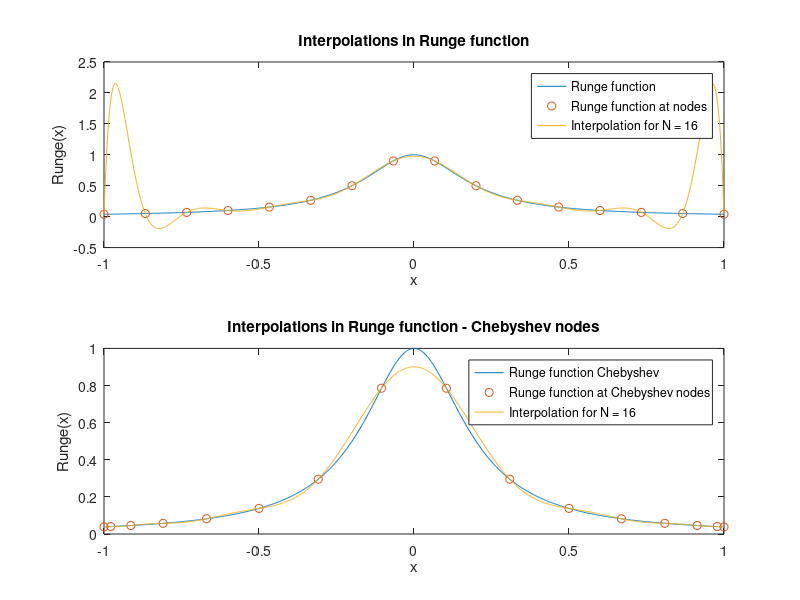

The MATLAB script that drew this image:
function [nodes_Chebyshev, V, V2, original_Runge, interpolated_Runge, interpolated_Runge_Chebyshev] = zadanie2()
% nodes_Chebyshev - wektor wierszowy zawierający N=16 węzłów Czebyszewa drugiego rodzaju
% V - macierz Vandermonde obliczona dla 16 węzłów interpolacji rozmieszczonych równomiernie w przedziale [-1,1]
% V2 - macierz Vandermonde obliczona dla węzłów interpolacji zdefiniowanych w wektorze nodes_Chebyshev
% original_Runge - wektor wierszowy zawierający wartości funkcji Runge dla wektora x_fine=linspace(-1, 1, 1000)
% interpolated_Runge - wektor wierszowy wartości funkcji interpolującej określonej dla równomiernie rozmieszczonych węzłów interpolacji
% interpolated_Runge_Chebyshev - wektor wierszowy wartości funkcji interpolującej wyznaczonej
%       przy zastosowaniu 16 węzłów Czebyszewa zawartych w nodes_Chebyshev 
N = 16;
x_fine = linspace(-1, 1, 1000);
nodes_Chebyshev = get_Chebyshev_nodes(N);
nodes_normal = linspace(-1,1,N);

V = vandermonde_matrix(N, nodes_normal);
V2 = vandermonde_matrix(N, nodes_Chebyshev);

original_Runge = runge_function(x_fine);
original_Runge = original_Runge';

runge_normal = runge_function(nodes_normal);
c_runge_normal = V \ runge_normal;
interpolated_Runge = polyval(flipud(c_runge_normal), x_fine);

runge_chebyshev = runge_function(nodes_Chebyshev);
c_runge_chebyshev = V2 \ runge_chebyshev;
interpolated_Runge_Chebyshev = polyval(flipud(c_runge_chebyshev), x_fine);

subplot(2,1,1);
plot(x_fine, original_Runge, 'DisplayName', 'Runge function');
hold on;
plot(nodes_normal, runge_normal, 'o', 'DisplayName', 'Runge function at nodes');
plot(x_fine, interpolated_Runge, 'DisplayName', ['Interpolation for N = ', num2str(N)]);
hold off;
xlabel('x');
ylabel('Runge(x)');
title('Interpolations in Runge function');
legend;

subplot(2,1,2);
plot(x_fine, original_Runge, 'DisplayName', 'Runge function Chebyshev');
hold on;
plot(nodes_Chebyshev, runge_chebyshev, 'o', 'DisplayName', 'Runge function at Chebyshev nodes');
plot(x_fine, interpolated_Runge_Chebyshev, 'DisplayName', ['Interpolation for N = ', num2str(N)]);
hold off;
xlabel('x');
ylabel('Runge(x)');
title('Interpolations in Runge function - Chebyshev nodes');
legend;

saveas(gcf, 'zadanie2.png');
end

function nodes = get_Chebyshev_nodes(N)
    nodes = zeros(1, N);

    for k = 1:N
        nodes(k) = cos((k-1)*pi / (N - 1));
    end
end

function V = vandermonde_matrix(N, x)
    V = zeros(N, N);

    for i = 1:N
        V(:, i) = x.^(i-1);
    end
end

function y = runge_function(x)
    y = (1./(1 + 25 * x.^2))';
end